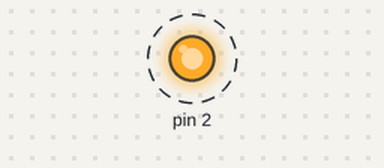
A sketch run on a simulated Arduino Uno, built with avr-gcc and run on an emulated ATmega328P. Shown: output pins drawn as LEDs (lit = HIGH). Dashed ring = blinking.

Above: at 0.2 s.
Timing chart, 0 to 3.0 s (numbered marks = the images above):
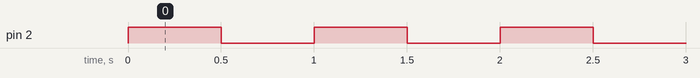

Measured:
- by itself, pin 2: alternates HIGH for 0.50 s and LOW for 0.50 s

The sketch:

pms.ino
```cpp
#include <dummy.h>

void setup() {
  // initialize digital pin 13 as an output.
  pinMode(2, OUTPUT);
}

// the loop function runs over and over again forever
void loop() {
  digitalWrite(2, HIGH);   // turn the LED on (HIGH is the voltage level)
  delay(500);              // wait for a second
  digitalWrite(2, LOW);    // turn the LED off by making the voltage LOW
  delay(500);              // wait for a second
}
```
